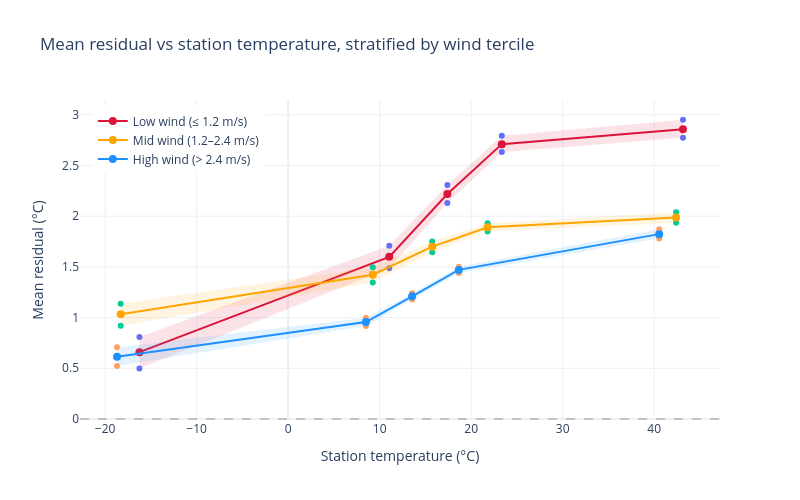

Source (notebook cell):
### Code cell
wind_terciles = residuals_df["wind"].quantile([1 / 3, 2 / 3]).values
low_wind = residuals_df[residuals_df["wind"] <= wind_terciles[0]]
mid_wind = residuals_df[
    (residuals_df["wind"] > wind_terciles[0])
    & (residuals_df["wind"] <= wind_terciles[1])
]
high_wind = residuals_df[residuals_df["wind"] > wind_terciles[1]]

centers_lo, mean_lo, ci_lo_lo, ci_hi_lo = pdp_cluster_bootstrap(
    low_wind, "station_celsius"
)
centers_mid, mean_mid, ci_lo_mid, ci_hi_mid = pdp_cluster_bootstrap(
    mid_wind, "station_celsius"
)
centers_hi, mean_hi, ci_lo_hi, ci_hi_hi = pdp_cluster_bootstrap(
    high_wind, "station_celsius"
)

strat_records = []
for centers, mean, ci_lo, ci_hi, label in [
    (centers_lo, mean_lo, ci_lo_lo, ci_hi_lo, f"Low wind (≤ {wind_terciles[0]:.1f} m/s)"),
    (centers_mid, mean_mid, ci_lo_mid, ci_hi_mid, f"Mid wind ({wind_terciles[0]:.1f}–{wind_terciles[1]:.1f} m/s)"),
    (centers_hi, mean_hi, ci_lo_hi, ci_hi_hi, f"High wind (> {wind_terciles[1]:.1f} m/s)"),
]:
    for j in range(len(centers)):
        strat_records.append({"group": label, "center": centers[j], "mean": mean[j], "ci_lo": ci_lo[j], "ci_hi": ci_hi[j]})

fig = go.Figure()

for centers, mean, ci_lo, ci_hi, color, label in [
    (
        centers_lo,
        mean_lo,
        ci_lo_lo,
        ci_hi_lo,
        "rgb(220,20,60)",
        f"Low wind (≤ {wind_terciles[0]:.1f} m/s)",
    ),
    (
        centers_mid,
        mean_mid,
        ci_lo_mid,
        ci_hi_mid,
        "rgb(255,165,0)",
        f"Mid wind ({wind_terciles[0]:.1f}–{wind_terciles[1]:.1f} m/s)",
    ),
    (
        centers_hi,
        mean_hi,
        ci_lo_hi,
        ci_hi_hi,
        "rgb(30,144,255)",
        f"High wind (> {wind_terciles[1]:.1f} m/s)",
    ),
]:
    rgba = color.replace("rgb(", "rgba(").replace(")", ",0.12)")
    fig.add_trace(
        go.Scatter(
            x=np.concatenate([centers, centers[::-1]]),
            y=np.concatenate([ci_hi, ci_lo[::-1]]),
            fill="toself",
            fillcolor=rgba,
            line=dict(width=0),
            showlegend=False,
            hoverinfo="skip",
        )
    )
    fig.add_trace(
        go.Scatter(
            x=centers,
            y=mean,
            mode="lines+markers",
            marker=dict(size=8, color=color),
            line=dict(color=color, width=2),
            name=label,
        )
    )

fig.add_hline(y=0, line_dash="dash", line_color="grey", opacity=0.4)
fig.update_layout(
    height=500,
    width=800,
    template="plotly_white",
    title="Mean residual vs station temperature, stratified by wind tercile",
    xaxis_title="Station temperature (°C)",
    yaxis_title="Mean residual (°C)",
    legend=dict(x=0.02, y=0.98),
)
fig.show()
fig.write_html(FIGS / "temp_pdp_cond_wind.html", include_plotlyjs="cdn")
pd.DataFrame(strat_records).to_parquet(PLOT_DATA / "temp_pdp_cond_wind.parquet", index=False)

### Figure 1 — Plotly figure (JSON) as saved in the notebook; plotly's stock layout.template omitted (floating-point values rounded to 4 significant figures)
{"data": [{"fill": "toself", "fillcolor": "rgba(220,20,60,0.12)", "hoverinfo": "skip", "line": {"width": 0}, "showlegend": false, "type": "scatter", "x": [-16.25, 11.05, 17.4, 23.35, 43.15, 43.15, 23.35, 17.4, 11.05, -16.25], "y": [0.8086, 1.709, 2.308, 2.792, 2.95, 2.772, 2.633, 2.129, 1.487, 0.4988]}, {"line": {"color": "rgb(220,20,60)", "width": 2}, "marker": {"color": "rgb(220,20,60)", "size": 8}, "mode": "lines+markers", "name": "Low wind (≤ 1.2 m/s)", "type": "scatter", "x": [-16.25, 11.05, 17.4, 23.35, 43.15], "y": [0.659, 1.599, 2.219, 2.71, 2.858]}, {"fill": "toself", "fillcolor": "rgba(255,165,0,0.12)", "hoverinfo": "skip", "line": {"width": 0}, "showlegend": false, "type": "scatter", "x": [-18.3, 9.25, 15.75, 21.8, 42.4, 42.4, 21.8, 15.75, 9.25, -18.3], "y": [1.135, 1.496, 1.749, 1.93, 2.038, 1.936, 1.848, 1.643, 1.346, 0.9186]}, {"line": {"color": "rgb(255,165,0)", "width": 2}, "marker": {"color": "rgb(255,165,0)", "size": 8}, "mode": "lines+markers", "name": "Mid wind (1.2–2.4 m/s)", "type": "scatter", "x": [-18.3, 9.25, 15.75, 21.8, 42.4], "y": [1.033, 1.422, 1.699, 1.89, 1.986]}, {"fill": "toself", "fillcolor": "rgba(30,144,255,0.12)", "hoverinfo": "skip", "line": {"width": 0}, "showlegend": false, "type": "scatter", "x": [-18.7, 8.5, 13.55, 18.65, 40.55, 40.55, 18.65, 13.55, 8.5, -18.7], "y": [0.7085, 0.9978, 1.241, 1.5, 1.87, 1.779, 1.44, 1.178, 0.9158, 0.5234]}, {"line": {"color": "rgb(30,144,255)", "width": 2}, "marker": {"color": "rgb(30,144,255)", "size": 8}, "mode": "lines+markers", "name": "High wind (> 2.4 m/s)", "type": "scatter", "x": [-18.7, 8.5, 13.55, 18.65, 40.55], "y": [0.6144, 0.9562, 1.21, 1.47, 1.823]}], "layout": {"height": 500, "legend": {"x": 0.02, "y": 0.98}, "shapes": [{"line": {"color": "grey", "dash": "dash"}, "opacity": 0.4, "type": "line", "x0": 0, "x1": 1, "xref": "x domain", "y0": 0, "y1": 0, "yref": "y"}], "title": {"text": "Mean residual vs station temperature, stratified by wind tercile"}, "width": 800, "xaxis": {"title": {"text": "Station temperature (°C)"}}, "yaxis": {"title": {"text": "Mean residual (°C)"}}}}
